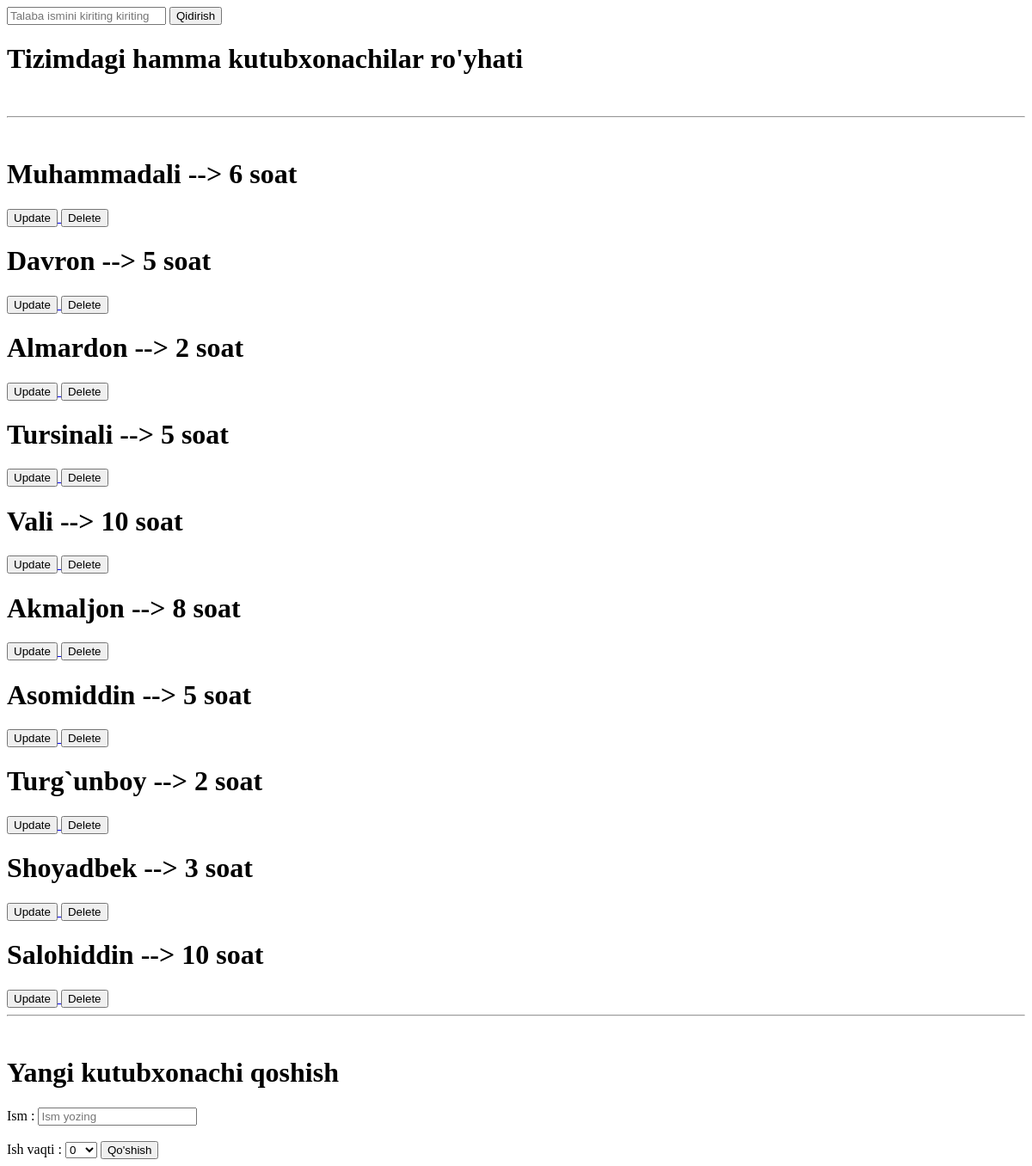
Before: /hamma_kutubxonachilar/ with the older database file.
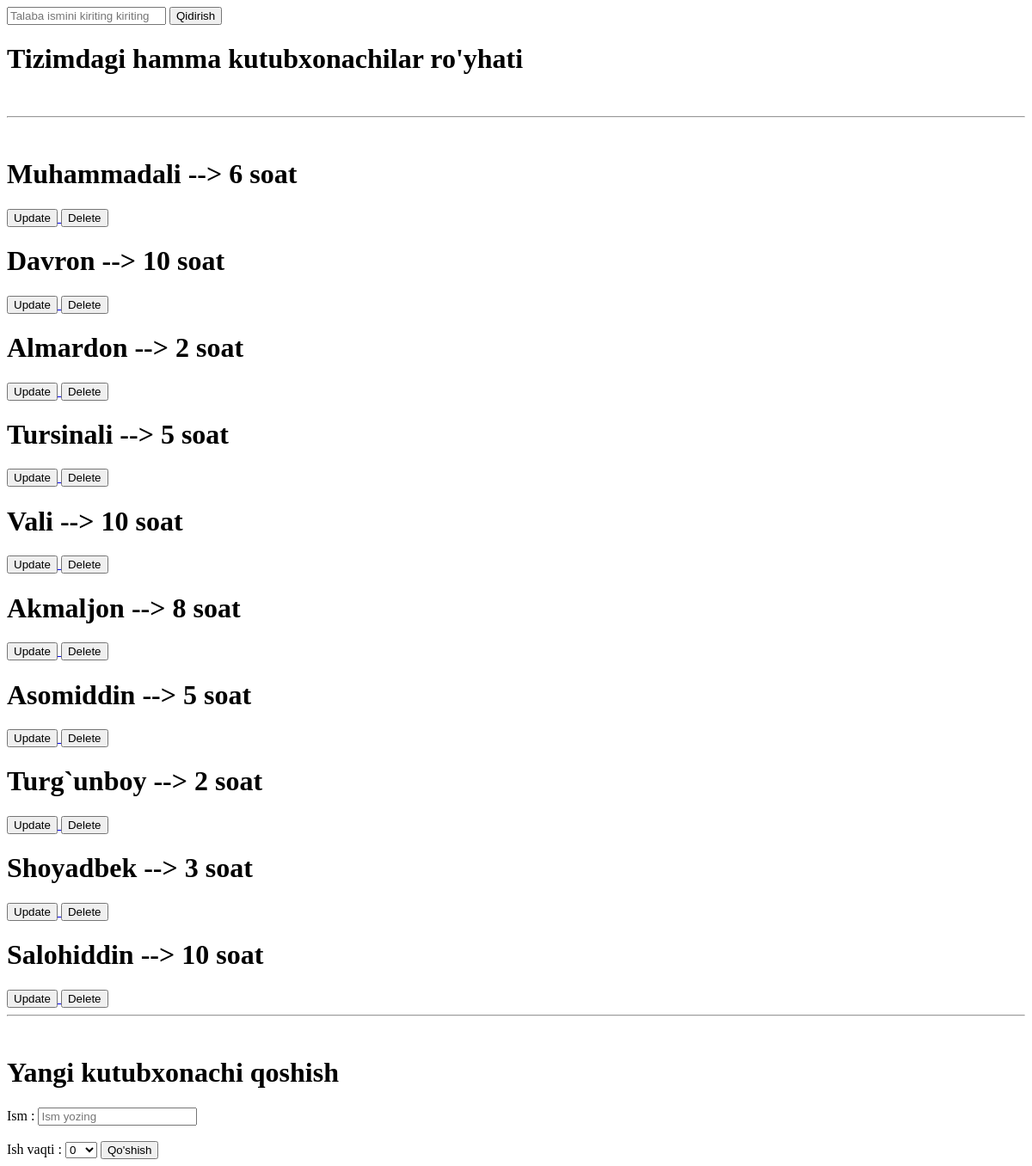
After: the same page with the newer database file.
### asosiy/models.py (models this page shows)
class Kutubxonachi(models.Model):
    ism = models.CharField(max_length=30)
    ish_vaqti = models.PositiveSmallIntegerField(verbose_name=" necha soat")
    def __str__(self):
        return f"{self.ism} --> {self.ish_vaqti} soat "

### asosiy/views.py (the view)
# urls.py: path('hamma_kutubxonachilar/', hamma_kutubxonachilar),
def hamma_kutubxonachilar(request):
    if request.method == 'POST':
        Kutubxonachi.objects.create(
            ism=request.POST.get("ism"),
            ish_vaqti=request.POST.get("ish_vaqti"),
        )
    soz = request.GET.get("qidirish_sozi")
    natija = Kutubxonachi.objects.all()
    if soz:
        natija = natija.filter(ism__contains=soz)
    soat = []
    for i in range(25):
        soat.append(i)
    content = {
        "kutubxonachilar": natija,
        "soat": soat
    }
    return render(request, "mashq/hamma_kutubxonachilar.html", content)

### templates/mashq/hamma_kutubxonachilar.html (shortened to what this page needs)
<!DOCTYPE html>
<html lang="en">
<head>
</head>
<body>
    <form method="get">
        <input type="text" placeholder="Talaba ismini kiriting kiriting" name="qidirish_sozi">
        <button>Qidirish</button>
    </form>
    <h1>Tizimdagi hamma kutubxonachilar ro'yhati </h1>
    <br>
    <hr>
    {% for kutubxonachi in kutubxonachilar %}
    <br>
    <h1>{{kutubxonachi}}</h1>
        <a href="/kutubxonachi_update/{{kutubxonachi.id}}/">
        <button>Update</button>
    </a>
    <a href="/kutubxonachi_ochir/{{kutubxonachi.id}}/">
        <button>Delete</button>
    </a>
    {% endfor %}
    <br>
    <hr>
    <br>
    <h1>Yangi kutubxonachi qoshish</h1>
    <form method="post">{% csrf_token %}
        <label>Ism : </label>
        <input type="text" placeholder="Ism yozing" name="ism">
        <br>
        <br>
        <label>Ish vaqti :</label>
        <select name="ish_vaqti" >
            {% for i in soat %}
            <option value="{{i}}">{{i}}</option>
            {% endfor %}
        </select>
        <button>Qo'shish</button>
    </form>
</body>
</html>

Changed rows visible on the page:
changed Kutubxonachi: ism+ish_vaqti "Davron --> 5 soat" → "Davron --> 10 soat"
